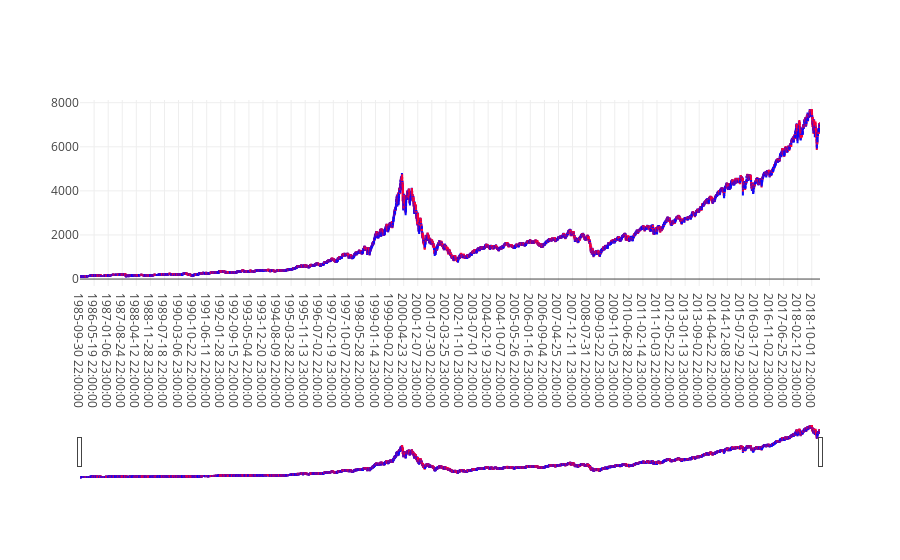

Notebook code cell kept with this figure:
### Code cell
plotly.offline.iplot(fig, filename='styled_candlestick')

### Figure 1 — Plotly figure (JSON) as saved in the notebook; plotly's stock layout.template omitted (floating-point values rounded to 4 significant figures; data arrays with more than 128 entries replaced by an {"elided": "..."} marker saying what was removed)
{"data": [{"close": {"elided": "8414 float values"}, "decreasing": {"line": {"color": "#F90038"}}, "high": {"elided": "8414 float values"}, "increasing": {"line": {"color": "#0B08FE"}}, "low": {"elided": "8414 float values"}, "open": {"elided": "8414 float values"}, "type": "candlestick", "uid": "5a34b9fc-a3a1-4681-abdc-928c4cfcf825", "x": {"elided": "8414 str values"}}], "layout": {"xaxis": {"type": "category"}}}
